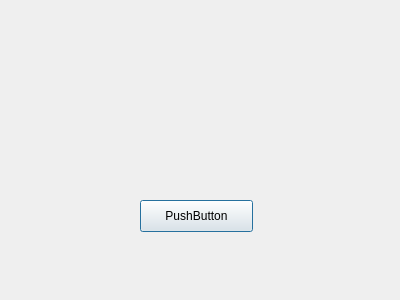
<?xml version="1.0" encoding="UTF-8"?>
<ui version="4.0">
 <class>Dialog</class>
 <widget class="QDialog" name="Dialog">
  <property name="geometry">
   <rect>
    <x>0</x>
    <y>0</y>
    <width>400</width>
    <height>300</height>
   </rect>
  </property>
  <property name="windowTitle">
   <string>Dialog</string>
  </property>
  <widget class="QPushButton" name="pushButton">
   <property name="geometry">
    <rect>
     <x>140</x>
     <y>200</y>
     <width>113</width>
     <height>32</height>
    </rect>
   </property>
   <property name="text">
    <string>PushButton</string>
   </property>
  </widget>
 </widget>
 <resources/>
 <connections>
  <connection>
   <sender>pushButton</sender>
   <signal>clicked()</signal>
   <receiver>Dialog</receiver>
   <slot>accept()</slot>
   <hints>
    <hint type="sourcelabel">
     <x>200</x>
     <y>215</y>
    </hint>
    <hint type="destinationlabel">
     <x>213</x>
     <y>147</y>
    </hint>
   </hints>
  </connection>
 </connections>
</ui>
